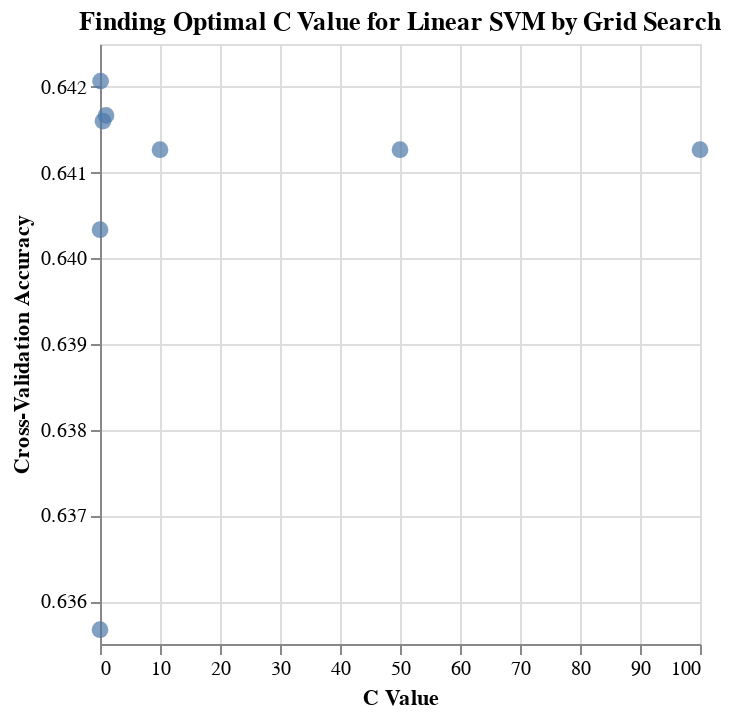

The notebook cell saved with this chart:
### Code cell
# Plot how accuracy changes with C
alt.Chart(svm_grid_results, 
    title=alt.Title(
        text="Finding Optimal C Value for Linear SVM by Grid Search"
    )
).mark_circle(size=70
).encode(
    x=alt.X('param_linearsvc__C').title("C Value"),
    y=alt.Y('mean_test_score').scale(zero=False
            ).title("Cross-Validation Accuracy")
)

### Figure 1 — Vega specification as saved in the notebook (floating-point values rounded to 4 significant figures)
{"$schema": "https://vega.github.io/schema/vega/v5.json", "data": [{"name": "source_0", "values": [{"mean_test_score": 0.6421, "param_linearsvc__C": 0.1}, {"mean_test_score": 0.6417, "param_linearsvc__C": 1.0}, {"mean_test_score": 0.6416, "param_linearsvc__C": 0.5}, {"mean_test_score": 0.6413, "param_linearsvc__C": 10.0}, {"mean_test_score": 0.6413, "param_linearsvc__C": 50.0}, {"mean_test_score": 0.6413, "param_linearsvc__C": 100.0}, {"mean_test_score": 0.6403, "param_linearsvc__C": 0.01}, {"mean_test_score": 0.6357, "param_linearsvc__C": 0.001}]}, {"name": "source_0_x_domain_param_linearsvc__C", "values": [{"min": 0.001, "max": 100.0}]}, {"name": "source_0_y_domain_mean_test_score", "values": [{"min": 0.6357, "max": 0.6421}]}], "marks": [{"type": "symbol", "name": "marks", "from": {"data": "source_0"}, "encode": {"update": {"opacity": {"value": 0.7}, "x": {"field": "param_linearsvc__C", "scale": "x"}, "shape": {"value": "circle"}, "fill": {"value": "#4c78a8"}, "size": {"value": 70}, "y": {"field": "mean_test_score", "scale": "y"}}}, "style": ["circle"]}], "scales": [{"name": "x", "type": "linear", "domain": [{"signal": "(data(\"source_0_x_domain_param_linearsvc__C\")[0] || {}).min"}, {"signal": "(data(\"source_0_x_domain_param_linearsvc__C\")[0] || {}).max"}], "range": [0, {"signal": "width"}], "zero": true, "nice": true}, {"name": "y", "type": "linear", "domain": [{"signal": "(data(\"source_0_y_domain_mean_test_score\")[0] || {}).min"}, {"signal": "(data(\"source_0_y_domain_mean_test_score\")[0] || {}).max"}], "range": [{"signal": "height"}, 0], "zero": false, "nice": true}], "axes": [{"scale": "x", "maxExtent": 0, "labels": false, "domain": false, "grid": true, "gridScale": "y", "tickCount": {"signal": "ceil(width/40)"}, "minExtent": 0, "orient": "bottom", "ticks": false, "zindex": 0, "aria": false}, {"scale": "y", "minExtent": 0, "orient": "left", "tickCount": {"signal": "ceil(height/40)"}, "zindex": 0, "domain": false, "grid": true, "labels": false, "gridScale": "x", "ticks": false, "aria": false, "maxExtent": 0}, {"scale": "x", "orient": "bottom", "title": "C Value", "tickCount": {"signal": "ceil(width/40)"}, "labelOverlap": true, "zindex": 0, "labelFlush": true, "grid": false}, {"scale": "y", "title": "Cross-Validation Accuracy", "zindex": 0, "grid": false, "tickCount": {"signal": "ceil(height/40)"}, "labelOverlap": true, "orient": "left"}], "title": {"text": "Finding Optimal C Value for Linear SVM by Grid Search", "frame": "group"}, "background": "white", "height": 300, "style": "cell", "padding": 5, "width": 300}
